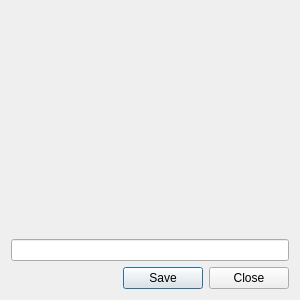
<?xml version="1.0" encoding="UTF-8"?>
<ui version="4.0">
 <class>Otter::QuickResponseCodeDialog</class>
 <widget class="QDialog" name="Otter::QuickResponseCodeDialog">
  <property name="geometry">
   <rect>
    <x>0</x>
    <y>0</y>
    <width>300</width>
    <height>300</height>
   </rect>
  </property>
  <property name="windowTitle">
   <string>QR Code</string>
  </property>
  <layout class="QVBoxLayout" name="verticalLayout">
   <item>
    <widget class="Otter::QuickResponseCodeWidget" name="quickResponseCodeWidget" native="true"/>
   </item>
   <item>
    <widget class="QLineEdit" name="messageLineEdit">
     <property name="clearButtonEnabled">
      <bool>true</bool>
     </property>
    </widget>
   </item>
   <item>
    <widget class="QDialogButtonBox" name="buttonBox">
     <property name="standardButtons">
      <set>QDialogButtonBox::Close|QDialogButtonBox::Save</set>
     </property>
    </widget>
   </item>
  </layout>
 </widget>
 <customwidgets>
  <customwidget>
   <class>Otter::QuickResponseCodeWidget</class>
   <extends>QWidget</extends>
   <header>src/ui/QuickResponseCodeWidget.h</header>
   <container>1</container>
  </customwidget>
 </customwidgets>
 <resources/>
 <connections/>
</ui>
